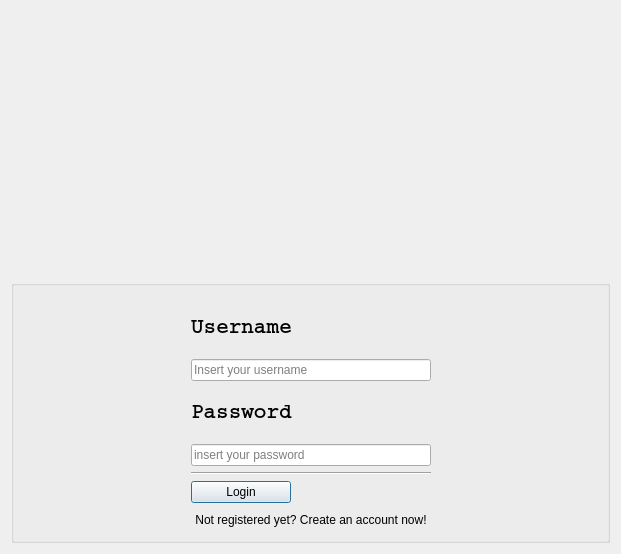
<?xml version="1.0" encoding="UTF-8"?>
<ui version="4.0">
 <class>Log_Dialog</class>
 <widget class="QDialog" name="Log_Dialog">
  <property name="geometry">
   <rect>
    <x>0</x>
    <y>0</y>
    <width>621</width>
    <height>554</height>
   </rect>
  </property>
  <property name="windowTitle">
   <string>Dialog</string>
  </property>
  <layout class="QGridLayout" name="gridLayout_2">
   <item row="0" column="0">
    <widget class="QLabel" name="logo">
     <property name="text">
      <string/>
     </property>
     <property name="scaledContents">
      <bool>true</bool>
     </property>
     <property name="alignment">
      <set>Qt::AlignCenter</set>
     </property>
    </widget>
   </item>
   <item row="1" column="0">
    <widget class="QGroupBox" name="groupBox">
     <property name="enabled">
      <bool>true</bool>
     </property>
     <property name="sizePolicy">
      <sizepolicy hsizetype="Preferred" vsizetype="Preferred">
       <horstretch>0</horstretch>
       <verstretch>0</verstretch>
      </sizepolicy>
     </property>
     <property name="title">
      <string/>
     </property>
     <layout class="QGridLayout" name="gridLayout">
      <item row="7" column="1">
       <widget class="QPushButton" name="pushButton_login">
        <property name="maximumSize">
         <size>
          <width>100</width>
          <height>16777215</height>
         </size>
        </property>
        <property name="cursor">
         <cursorShape>PointingHandCursor</cursorShape>
        </property>
        <property name="text">
         <string>Login</string>
        </property>
       </widget>
      </item>
      <item row="3" column="0">
       <spacer name="horizontalSpacer">
        <property name="orientation">
         <enum>Qt::Horizontal</enum>
        </property>
        <property name="sizeHint" stdset="0">
         <size>
          <width>20</width>
          <height>20</height>
         </size>
        </property>
       </spacer>
      </item>
      <item row="3" column="2">
       <spacer name="horizontalSpacer_2">
        <property name="orientation">
         <enum>Qt::Horizontal</enum>
        </property>
        <property name="sizeHint" stdset="0">
         <size>
          <width>40</width>
          <height>20</height>
         </size>
        </property>
       </spacer>
      </item>
      <item row="3" column="1">
       <layout class="QVBoxLayout" name="verticalLayout">
        <property name="spacing">
         <number>0</number>
        </property>
        <item>
         <widget class="QLabel" name="label">
          <property name="sizePolicy">
           <sizepolicy hsizetype="Preferred" vsizetype="Preferred">
            <horstretch>0</horstretch>
            <verstretch>0</verstretch>
           </sizepolicy>
          </property>
          <property name="font">
           <font>
            <family>Courier</family>
            <pointsize>16</pointsize>
            <weight>75</weight>
            <bold>true</bold>
           </font>
          </property>
          <property name="text">
           <string>Username</string>
          </property>
         </widget>
        </item>
        <item>
         <widget class="QLineEdit" name="lineEdit_username">
          <property name="text">
           <string/>
          </property>
          <property name="placeholderText">
           <string>Insert your username</string>
          </property>
         </widget>
        </item>
        <item>
         <widget class="QLabel" name="label_2">
          <property name="font">
           <font>
            <family>Courier</family>
            <pointsize>16</pointsize>
            <weight>75</weight>
            <bold>true</bold>
           </font>
          </property>
          <property name="text">
           <string>Password</string>
          </property>
          <property name="margin">
           <number>0</number>
          </property>
         </widget>
        </item>
        <item>
         <widget class="QLineEdit" name="lineEdit_password">
          <property name="enabled">
           <bool>true</bool>
          </property>
          <property name="styleSheet">
           <string notr="true"/>
          </property>
          <property name="text">
           <string/>
          </property>
          <property name="echoMode">
           <enum>QLineEdit::Password</enum>
          </property>
          <property name="placeholderText">
           <string>insert your password</string>
          </property>
         </widget>
        </item>
       </layout>
      </item>
      <item row="10" column="1">
       <widget class="QPushButton" name="pushButton_register">
        <property name="cursor">
         <cursorShape>PointingHandCursor</cursorShape>
        </property>
        <property name="styleSheet">
         <string notr="true"/>
        </property>
        <property name="text">
         <string>Not registered yet? Create an account now!</string>
        </property>
        <property name="autoDefault">
         <bool>false</bool>
        </property>
        <property name="default">
         <bool>false</bool>
        </property>
        <property name="flat">
         <bool>true</bool>
        </property>
       </widget>
      </item>
      <item row="6" column="1">
       <widget class="Line" name="line">
        <property name="orientation">
         <enum>Qt::Horizontal</enum>
        </property>
       </widget>
      </item>
     </layout>
    </widget>
   </item>
  </layout>
 </widget>
 <resources/>
 <connections/>
</ui>
